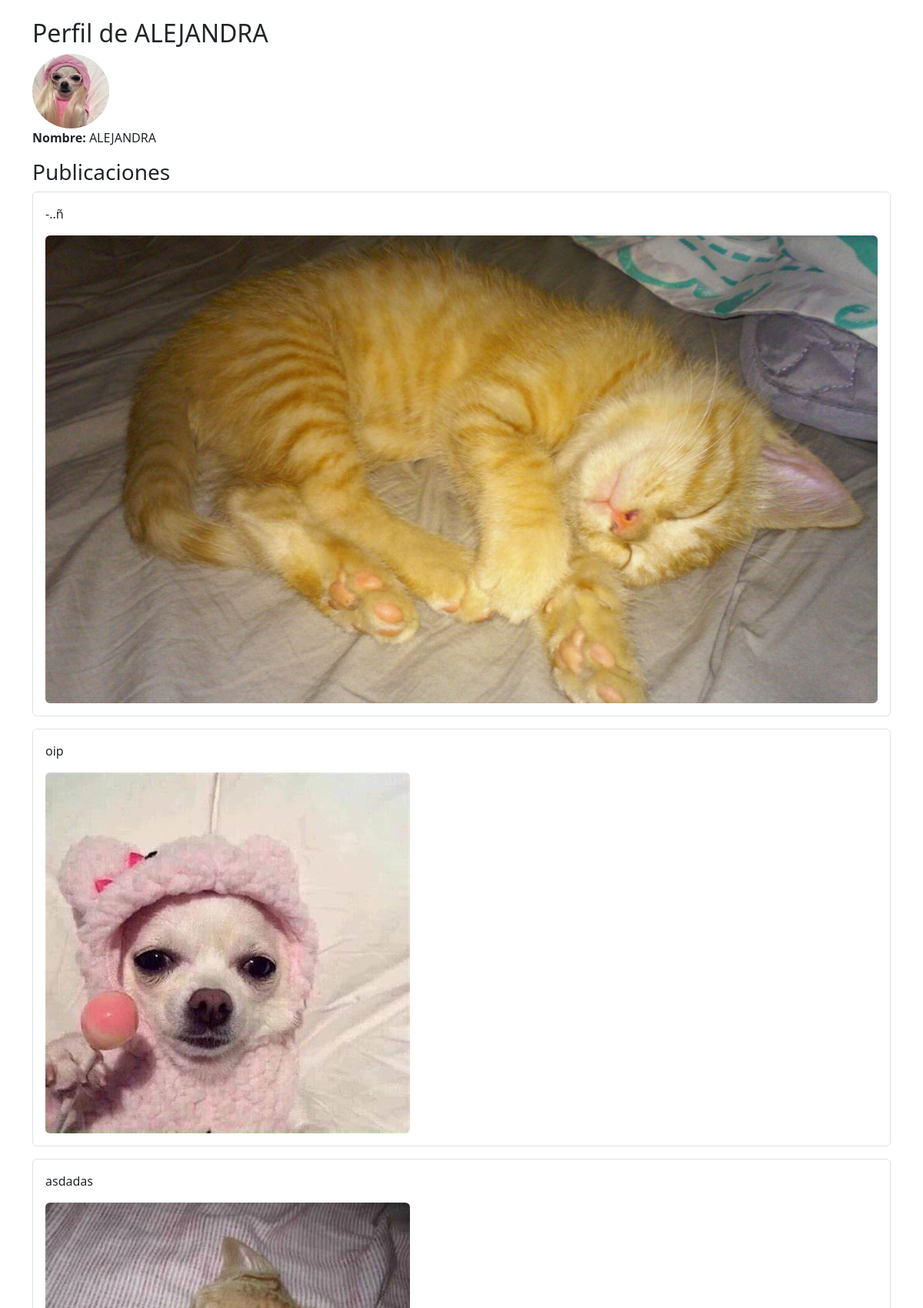
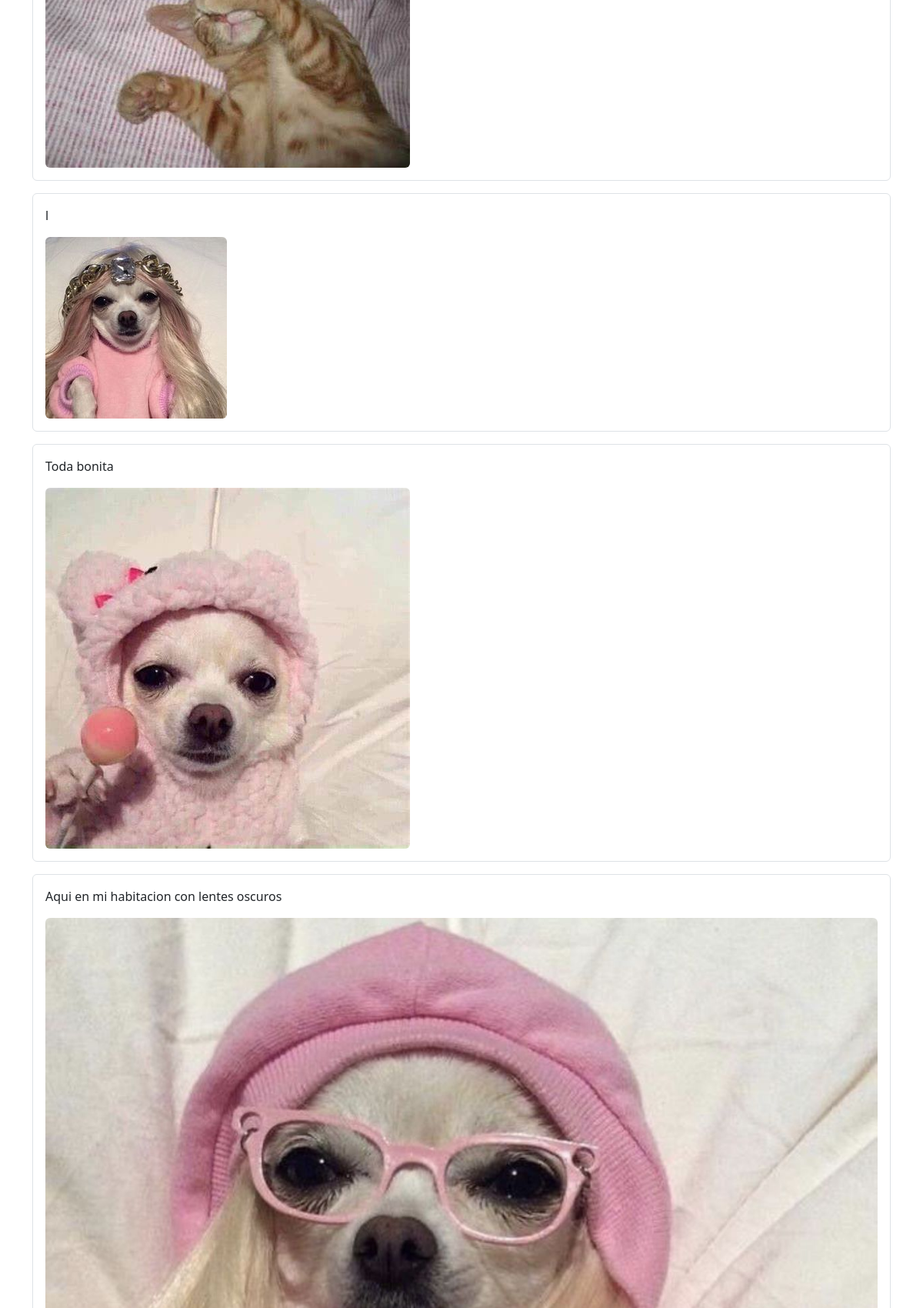
Page /perfilUsuario.php?id=1 (upper part) on the committed database (2 pictures, top to bottom).
### tables this page shows
CREATE TABLE `usuarios` (
  `id` int(11) NOT NULL,
  `nombre` varchar(100) NOT NULL,
  `apellido` varchar(100) NOT NULL,
  `fecha_nacimiento` date NOT NULL,
  `email` varchar(255) NOT NULL,
  `contrasena` varchar(255) NOT NULL,
  `created_at` timestamp NOT NULL DEFAULT current_timestamp(),
  `foto_perfil` varchar(255) NOT NULL,
  `nombre_mascota` varchar(255) NOT NULL
);

CREATE TABLE `publicaciones` (
  `id` int(11) NOT NULL,
  `usuario` varchar(255) NOT NULL,
  `descripcion` text DEFAULT NULL,
  `imagen_ruta` varchar(255) DEFAULT NULL,
  `fecha` timestamp NOT NULL DEFAULT current_timestamp(),
  `usuario_id` int(11) NOT NULL
);

### perfilUsuario.php (the view, shortened to what this page needs)
<?php
$usuario_id = $_GET['id'];
$host = 'localhost';
$dbname = 'petsinstagram';
$username = 'root';
$password = '';
try {
    $pdo = new PDO("mysql:host=$host;dbname=$dbname", $username, $password);
    $pdo->setAttribute(PDO::ATTR_ERRMODE, PDO::ERRMODE_EXCEPTION);
} catch (PDOException $e) {
    die("Error en la conexión: " . $e->getMessage());
}
$sql_usuario = "SELECT * FROM usuarios WHERE id = ?";
$stmt_usuario = $pdo->prepare($sql_usuario);
$stmt_usuario->execute([$usuario_id]);
$usuario = $stmt_usuario->fetch(PDO::FETCH_ASSOC);
$sql_publicaciones = "SELECT * FROM publicaciones WHERE usuario_id = ? ORDER BY id DESC";
$stmt_publicaciones = $pdo->prepare($sql_publicaciones);
$stmt_publicaciones->execute([$usuario_id]);
$publicaciones = $stmt_publicaciones->fetchAll(PDO::FETCH_ASSOC);
?>
<!DOCTYPE html>
<html lang="es">
<head>
    <link href="https://cdn.jsdelivr.net/npm/bootstrap@5.3.3/dist/css/bootstrap.min.css" rel="stylesheet">
</head>
<body>
    <div class="container mt-4">
        <h2>Perfil de <?php echo htmlspecialchars($usuario['nombre']); ?></h2>
        <img src="<?php echo htmlspecialchars($usuario['foto_perfil']); ?>" class="img-fluid rounded-circle" width="100" alt="Foto de perfil">
        <p><strong>Nombre:</strong> <?php echo htmlspecialchars($usuario['nombre']); ?></p>
        <h3>Publicaciones</h3>
        <?php foreach ($publicaciones as $publicacion): ?>
            <div class="post mb-3 p-3 border rounded">
                <p><?php echo htmlspecialchars($publicacion['descripcion']); ?></p>
                <img src="<?php echo htmlspecialchars($publicacion['imagen_ruta']); ?>" class="img-fluid rounded" alt="Publicación">
            </div>
        <?php endforeach; ?>
    </div>
</body>
</html>

### rows in the picture
usuarios: nombre "ALEJANDRA", foto_perfil (picture)
publicaciones: descripcion "-..ñ", imagen_ruta (picture)
publicaciones: descripcion "oip", imagen_ruta (picture)
publicaciones: descripcion "asdadas", imagen_ruta (picture)
publicaciones: descripcion "l", imagen_ruta (picture)
publicaciones: descripcion "Toda bonita", imagen_ruta (picture)
publicaciones: descripcion "Aqui en mi habitacion con lentes oscuros", imagen_ruta (picture)
